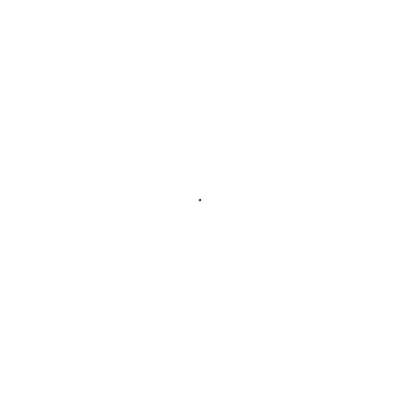
Frame 1 (no input)
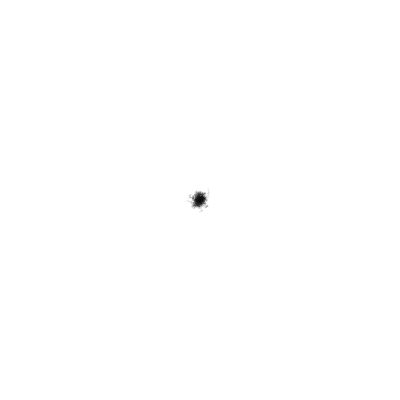
Frame 60 (no input)
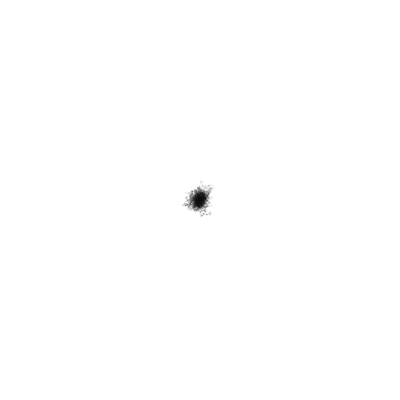
Frame 120 (the mouse pressed at the canvas centre since frame 60)

The p5.js sketch that drew these frames (run headless with seeded random() and noise() and a simulated clock; from frame 60 on, the mouse is pressed at the canvas centre):

// p5.js sketch
// ── sketch.js
function Walker ( x, y )
{
    this.x = x;
    this.y = y;

    this.move = function ()
    {
        let x_r = -1 + random ( 2 );
        this.x += x_r;

        let y_r = -1 + random ( 2 );
        this.y += y_r;
    };

    this.draw = function ()
    {
        point ( this.x, this.y );
    };
}

var w = [];

function setup() 
{
    createCanvas(400, 400);

    stroke ( 'rgba(0%, 0%, 0%, 0.1)' );

    for ( let i = 0; i < 100; i++ )
    {
        w.push ( new Walker ( 200, 200 ) );
    }
}

function draw() 
{
    w.forEach ( ( walker ) => 
    {
        walker.move ();
        walker.draw ();
    });
}
